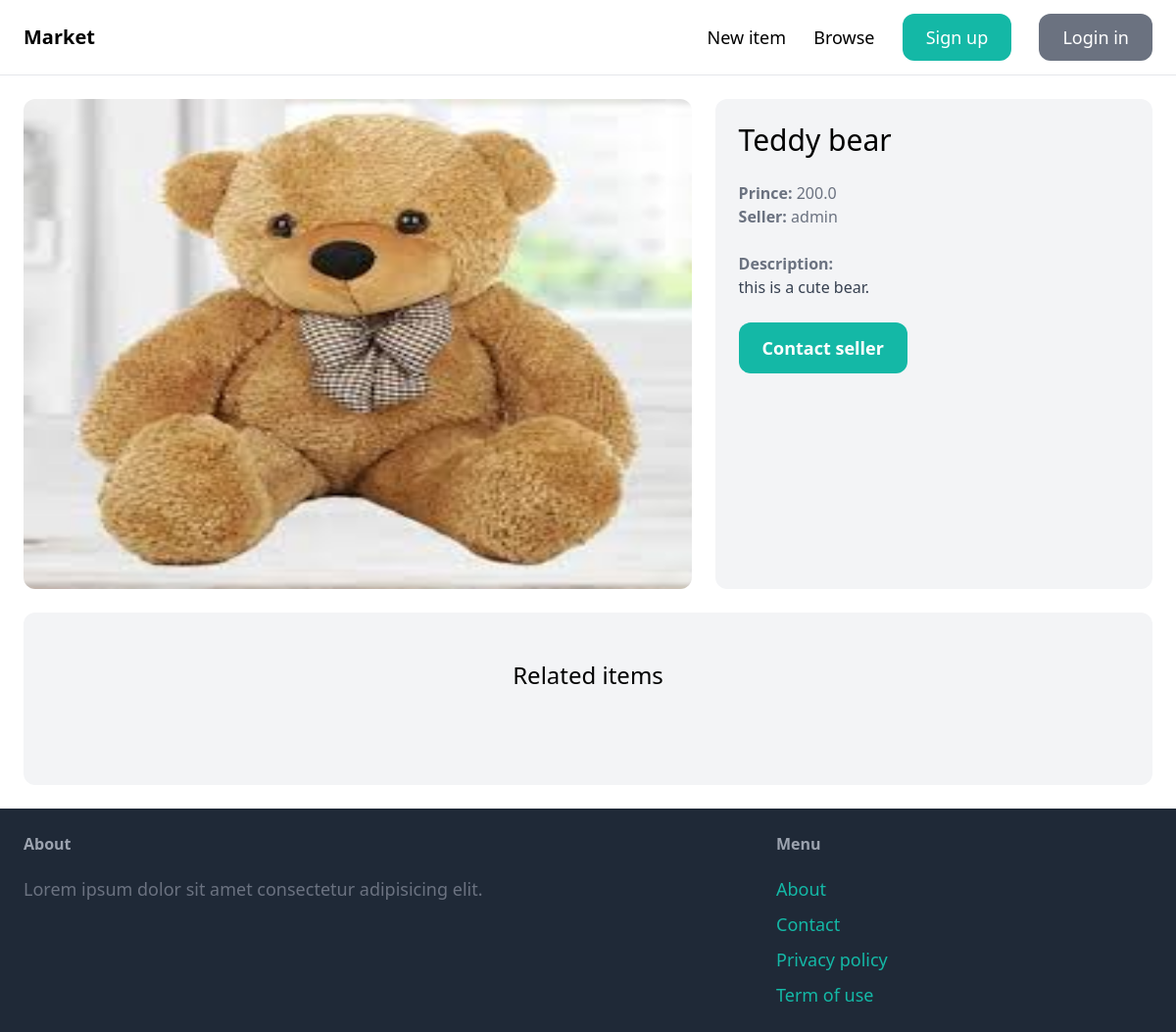
The app's page /items/1/, older data.
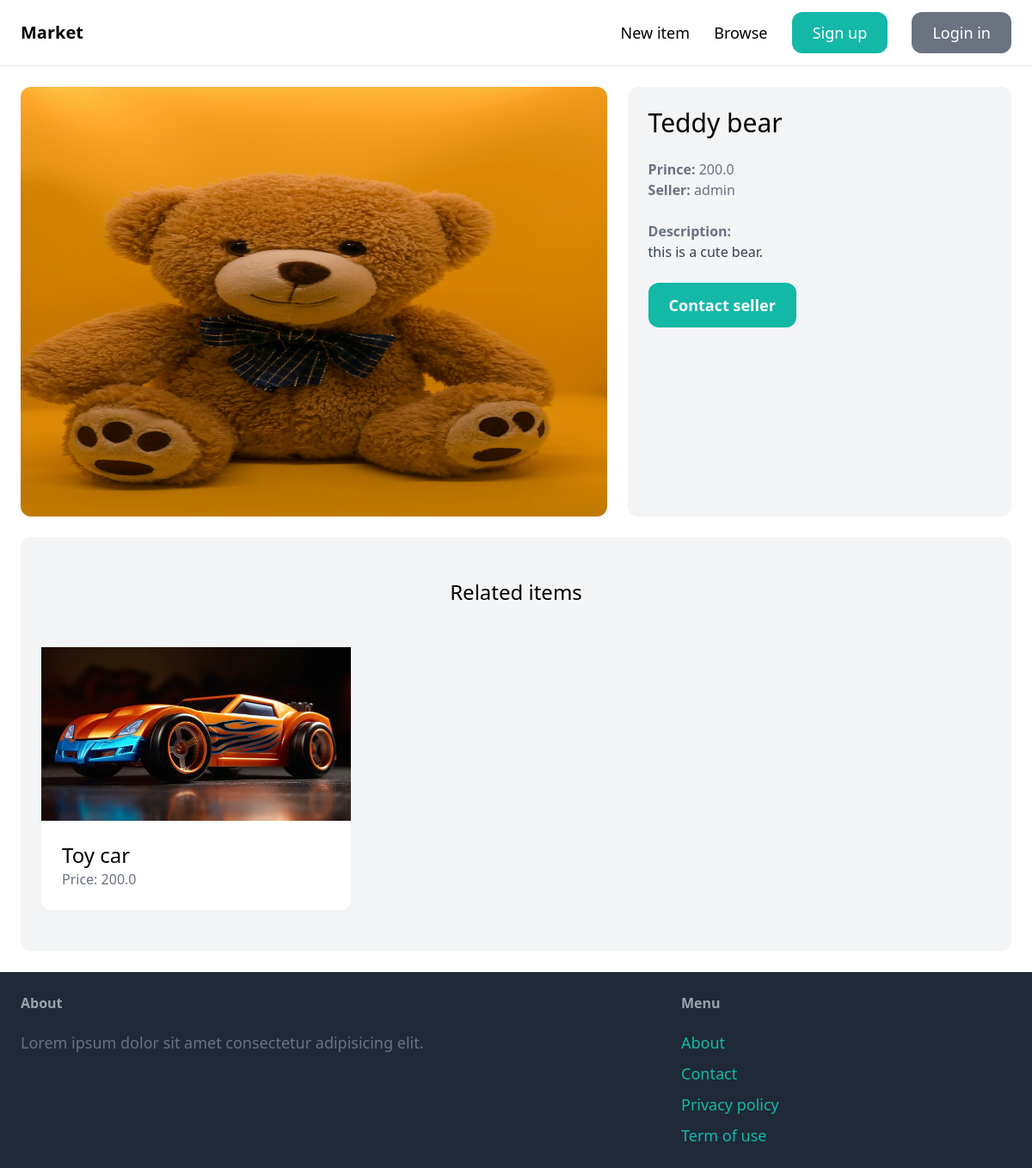
The same page, newer data.
### items/models.py (models this page shows, shortened)
class Item(models.Model):
    category = models.ForeignKey(Category, related_name='items', on_delete=models.CASCADE)
    name = models.CharField(max_length=255)
    description = models.TextField(blank=True, null=True)
    price = models.FloatField()
    image = models.ImageField(upload_to ='item_images', blank=True, null=True)
    is_sold = models.BooleanField(default = False)
    created_by = models.ForeignKey(User, related_name='items', on_delete=models.CASCADE)
    created_at = models.DateTimeField(auto_now_add=True)

### items/views.py (the view)
# urls.py: path('<int:pk>/', views.detail, name='detail'),
def detail(request, pk):
    item = get_object_or_404(Item, pk=pk)
    related_items = Item.objects.filter(category=item.category, is_sold = False).exclude(pk=pk)[0:3]
    return render(request, 'item/detail.html',{
        'item': item,
        'related_items' : related_items
    })

### items/templates/item/detail.html (shortened to what this page needs)
{% extends 'app/base.html' %}
{% block content %}
<div class="grid grid-cols-5 gap-6">
    <div class="col-span-3">
        <img src="{{ item.image.url }}" class="rounded-xl" style="height: 500px; width: 800px;">
    </div>
    <div class="col-span-2 p-6 bg-gray-100 rounded-xl">
        <h1 class="mb-6 text-3xl">{{ item.name }}</h1>
        <p class="text-gray-500"><strong>Prince: </strong>{{ item.price }}</p>
        <p class="text-gray-500"><strong>Seller: </strong>{{ item.created_by.username }}</p>
        <br>
        {% if item.description %}
        <p class="text-gray-700">
            <strong class="text-gray-500">Description:</strong><br>
            {{ item.description }}
        </p>
        {% endif %}
        {% if request.user == item.created_by %}
        <div class="mt-6 p-6 bg-white rounded-xl">
            <p>This is your item!</p>
            <a href="#" class="inline-block mt-6 px-6 py-3 text-lg font-semibold bg-teal-500 text-white rounded-xl">Edit</a>
            <a href="{% url 'item:delete' item.id %}" class="inline-block mt-6 px-6 py-3 text-lg font-semibold bg-red-500 text-white rounded-xl">Delete</a>
        </div>
        {% else %}
        <a href=""
            class="inline-block mt-6 px-6 py-3 text-lg font-semibold bg-teal-500 text-white rounded-xl hover:bg-teal-700">Contact
            seller</a>
        {% endif %}
    </div>
</div>
<div class="mt-6 px-6 py-12 bg-gray-100 rounded-xl">
    <h2 class="mb-12 text-12 text-2xl text-center">Related items</h2>
    <div class="grid grid-cols-3 gap-3">
        {% for item in related_items %}
        <div>
            <a href="{% url 'item:detail' item.id %}">
                <div>
                    <img src="{{ item.image.url }}" class="rounted-t-xl">
                </div>
                <div class="p-6 bg-white rounded-b-xl">
                    <h2 class="text-2xl">{{ item.name }}</h2>
                    <p class="text-gray-500">Price: {{ item.price }}</p>
                </div>
            </a>
        </div>
        {% endfor %}
    </div>
</div>
{% endblock %}

Row changes from the older to the newer data that the page shows:
changed Item "Teddy bear": image: a different picture
added Item: image (picture), name "Toy car", price "200.0"
